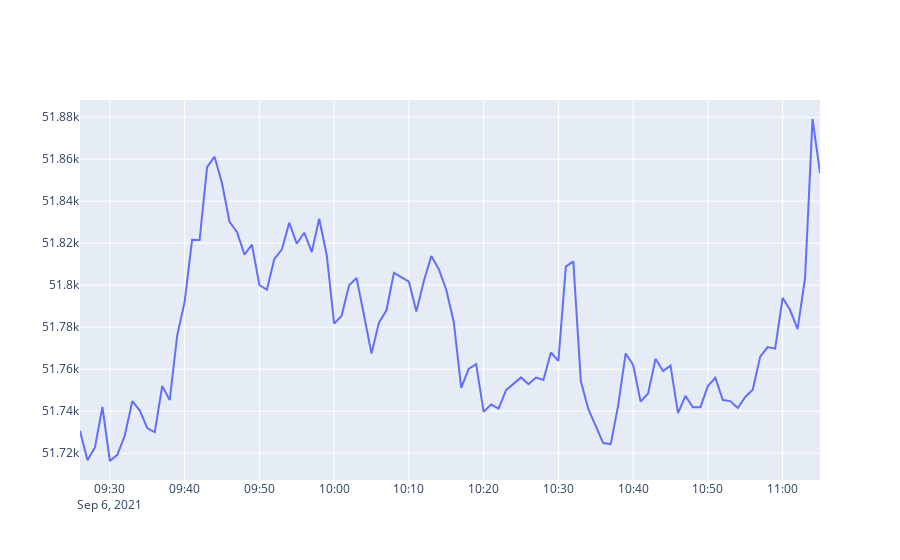
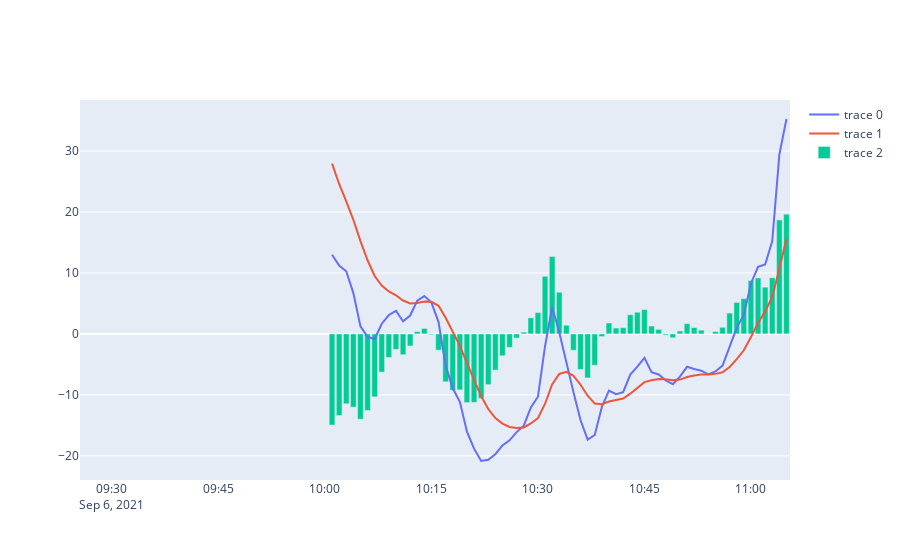

The notebook cell these images were saved under, in order:
### Code cell
class TradeParams:
    INTERVALS = ['1m','3m','5m','15m','30m','1h','2h','4h','6h','8h','12h','1d','3d','1w','1M']
    ###########################################################################################
    
    TIMEFRAME = '1m' # Период свечей
    FRAMEINSEC = 60.0 # Частота обновления в секундах
    WINDOWSIZE = 100 # Количество хранящихся свечей
    FASTPERIOD = 8 # Период быстрой скользящей 
    SLOWPERIOD = 28 # Период медленной скользящей
    SIGNALPERIOD = 9 # Период осцилятора
    
    assert WINDOWSIZE > max(FASTPERIOD,SLOWPERIOD,SIGNALPERIOD), 'увеличьте WINDOWSIZE'
    assert TIMEFRAME in INTERVALS, 'выберите другой интервал'
    
def main():
    MACDPERIODS = {'fastperiod':TradeParams.FASTPERIOD,
                   'slowperiod':TradeParams.SLOWPERIOD,
                   'signalperiod':TradeParams.SIGNALPERIOD}
    
    MacdBot = BinanceManager(time_frame = TradeParams.TIMEFRAME,
                             frame_sec = TradeParams.FRAMEINSEC,
                             window_size = TradeParams.WINDOWSIZE,
                             macd_periods = MACDPERIODS)    
    MacdBot.start()


if __name__ == "__main__":
    main()
